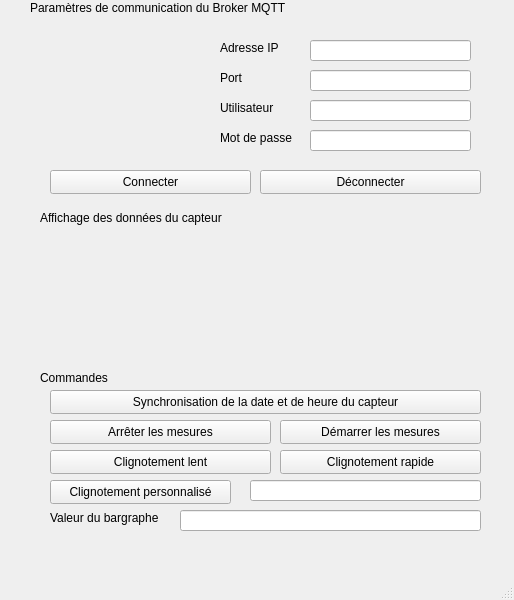
<?xml version="1.0" encoding="UTF-8"?>
<ui version="4.0">
 <class>MainWindow</class>
 <widget class="QMainWindow" name="MainWindow">
  <property name="geometry">
   <rect>
    <x>0</x>
    <y>0</y>
    <width>514</width>
    <height>600</height>
   </rect>
  </property>
  <property name="windowTitle">
   <string>MainWindow</string>
  </property>
  <widget class="QWidget" name="centralwidget">
   <widget class="QLabel" name="label">
    <property name="geometry">
     <rect>
      <x>30</x>
      <y>0</y>
      <width>261</width>
      <height>16</height>
     </rect>
    </property>
    <property name="text">
     <string>Paramètres de communication du Broker MQTT</string>
    </property>
   </widget>
   <widget class="QLabel" name="label_2">
    <property name="geometry">
     <rect>
      <x>220</x>
      <y>40</y>
      <width>81</width>
      <height>16</height>
     </rect>
    </property>
    <property name="text">
     <string>Adresse IP</string>
    </property>
   </widget>
   <widget class="QLabel" name="label_3">
    <property name="geometry">
     <rect>
      <x>220</x>
      <y>70</y>
      <width>49</width>
      <height>16</height>
     </rect>
    </property>
    <property name="text">
     <string>Port</string>
    </property>
   </widget>
   <widget class="QLabel" name="label_4">
    <property name="geometry">
     <rect>
      <x>220</x>
      <y>100</y>
      <width>61</width>
      <height>16</height>
     </rect>
    </property>
    <property name="text">
     <string>Utilisateur</string>
    </property>
   </widget>
   <widget class="QLabel" name="label_5">
    <property name="geometry">
     <rect>
      <x>220</x>
      <y>130</y>
      <width>81</width>
      <height>16</height>
     </rect>
    </property>
    <property name="text">
     <string>Mot de passe</string>
    </property>
   </widget>
   <widget class="QPushButton" name="pushButton">
    <property name="geometry">
     <rect>
      <x>50</x>
      <y>170</y>
      <width>201</width>
      <height>24</height>
     </rect>
    </property>
    <property name="text">
     <string>Connecter</string>
    </property>
   </widget>
   <widget class="QPushButton" name="pushButton_2">
    <property name="geometry">
     <rect>
      <x>260</x>
      <y>170</y>
      <width>221</width>
      <height>24</height>
     </rect>
    </property>
    <property name="text">
     <string>Déconnecter</string>
    </property>
   </widget>
   <widget class="QLineEdit" name="lineEdit">
    <property name="geometry">
     <rect>
      <x>310</x>
      <y>40</y>
      <width>161</width>
      <height>21</height>
     </rect>
    </property>
   </widget>
   <widget class="QLineEdit" name="lineEdit_2">
    <property name="geometry">
     <rect>
      <x>310</x>
      <y>70</y>
      <width>161</width>
      <height>21</height>
     </rect>
    </property>
   </widget>
   <widget class="QLineEdit" name="lineEdit_3">
    <property name="geometry">
     <rect>
      <x>310</x>
      <y>100</y>
      <width>161</width>
      <height>21</height>
     </rect>
    </property>
   </widget>
   <widget class="QLineEdit" name="lineEdit_4">
    <property name="geometry">
     <rect>
      <x>310</x>
      <y>130</y>
      <width>161</width>
      <height>21</height>
     </rect>
    </property>
   </widget>
   <widget class="QLabel" name="label_6">
    <property name="geometry">
     <rect>
      <x>40</x>
      <y>210</y>
      <width>191</width>
      <height>16</height>
     </rect>
    </property>
    <property name="text">
     <string>Affichage des données du capteur</string>
    </property>
   </widget>
   <widget class="QLabel" name="label_7">
    <property name="geometry">
     <rect>
      <x>40</x>
      <y>370</y>
      <width>81</width>
      <height>16</height>
     </rect>
    </property>
    <property name="text">
     <string>Commandes</string>
    </property>
   </widget>
   <widget class="QPushButton" name="pushButton_3">
    <property name="geometry">
     <rect>
      <x>50</x>
      <y>390</y>
      <width>431</width>
      <height>24</height>
     </rect>
    </property>
    <property name="text">
     <string>Synchronisation de la date et de heure du capteur</string>
    </property>
   </widget>
   <widget class="QPushButton" name="pushButton_4">
    <property name="geometry">
     <rect>
      <x>50</x>
      <y>420</y>
      <width>221</width>
      <height>24</height>
     </rect>
    </property>
    <property name="text">
     <string>Arrêter les mesures</string>
    </property>
   </widget>
   <widget class="QPushButton" name="pushButton_5">
    <property name="geometry">
     <rect>
      <x>280</x>
      <y>420</y>
      <width>201</width>
      <height>24</height>
     </rect>
    </property>
    <property name="text">
     <string>Démarrer les mesures</string>
    </property>
   </widget>
   <widget class="QPushButton" name="pushButton_6">
    <property name="geometry">
     <rect>
      <x>50</x>
      <y>450</y>
      <width>221</width>
      <height>24</height>
     </rect>
    </property>
    <property name="text">
     <string>Clignotement lent</string>
    </property>
   </widget>
   <widget class="QPushButton" name="pushButton_7">
    <property name="geometry">
     <rect>
      <x>280</x>
      <y>450</y>
      <width>201</width>
      <height>24</height>
     </rect>
    </property>
    <property name="text">
     <string>Clignotement rapide</string>
    </property>
   </widget>
   <widget class="QPushButton" name="pushButton_8">
    <property name="geometry">
     <rect>
      <x>50</x>
      <y>480</y>
      <width>181</width>
      <height>24</height>
     </rect>
    </property>
    <property name="text">
     <string>Clignotement personnalisé</string>
    </property>
   </widget>
   <widget class="QLineEdit" name="lineEdit_5">
    <property name="geometry">
     <rect>
      <x>250</x>
      <y>480</y>
      <width>231</width>
      <height>21</height>
     </rect>
    </property>
   </widget>
   <widget class="QLineEdit" name="lineEdit_6">
    <property name="geometry">
     <rect>
      <x>180</x>
      <y>510</y>
      <width>301</width>
      <height>21</height>
     </rect>
    </property>
   </widget>
   <widget class="QLabel" name="label_8">
    <property name="geometry">
     <rect>
      <x>50</x>
      <y>510</y>
      <width>151</width>
      <height>16</height>
     </rect>
    </property>
    <property name="text">
     <string>Valeur du bargraphe</string>
    </property>
   </widget>
  </widget>
  <widget class="QMenuBar" name="menubar">
   <property name="geometry">
    <rect>
     <x>0</x>
     <y>0</y>
     <width>514</width>
     <height>22</height>
    </rect>
   </property>
  </widget>
  <widget class="QStatusBar" name="statusbar"/>
 </widget>
 <resources/>
 <connections/>
</ui>
